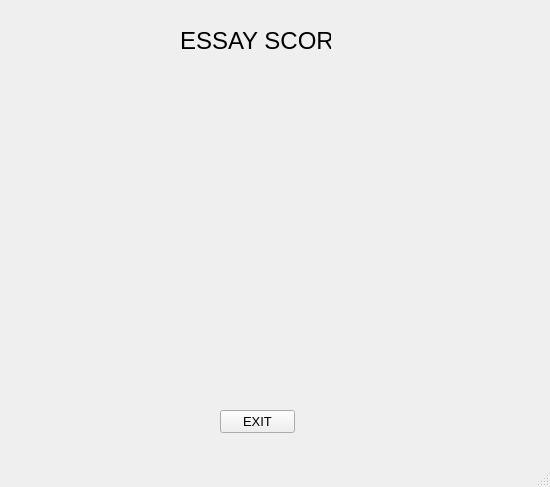
<?xml version="1.0" encoding="UTF-8"?>
<ui version="4.0">
 <class>otherWindow5</class>
 <widget class="QMainWindow" name="otherWindow5">
  <property name="geometry">
   <rect>
    <x>0</x>
    <y>0</y>
    <width>550</width>
    <height>487</height>
   </rect>
  </property>
  <property name="windowTitle">
   <string>MainWindow</string>
  </property>
  <widget class="QWidget" name="centralwidget">
   <widget class="QPushButton" name="pushButton">
    <property name="geometry">
     <rect>
      <x>220</x>
      <y>410</y>
      <width>75</width>
      <height>23</height>
     </rect>
    </property>
    <property name="font">
     <font>
      <pointsize>10</pointsize>
     </font>
    </property>
    <property name="text">
     <string>EXIT</string>
    </property>
   </widget>
   <widget class="QLabel" name="label">
    <property name="geometry">
     <rect>
      <x>180</x>
      <y>0</y>
      <width>151</width>
      <height>81</height>
     </rect>
    </property>
    <property name="font">
     <font>
      <pointsize>18</pointsize>
     </font>
    </property>
    <property name="text">
     <string>ESSAY SCORE</string>
    </property>
   </widget>
  </widget>
  <widget class="QMenuBar" name="menubar">
   <property name="geometry">
    <rect>
     <x>0</x>
     <y>0</y>
     <width>550</width>
     <height>20</height>
    </rect>
   </property>
  </widget>
  <widget class="QStatusBar" name="statusbar"/>
 </widget>
 <resources/>
 <connections/>
</ui>
